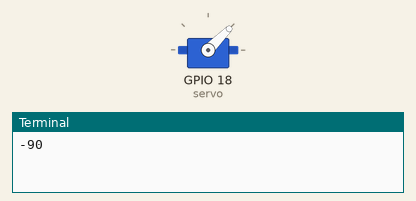
Recording of a program running on a simulated Raspberry Pi (BCM pin numbers). On the bench: servo, the last lines printed to the terminal. Servo angles are drawn from the pulse width (0.5 ms = 0°, 2.5 ms = 180°).

Above: at 0.05 s.
At 6.25 s:
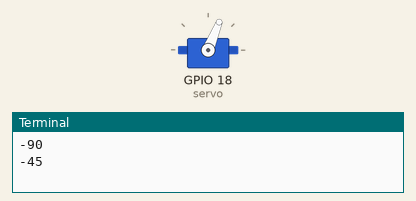
At 12.45 s:
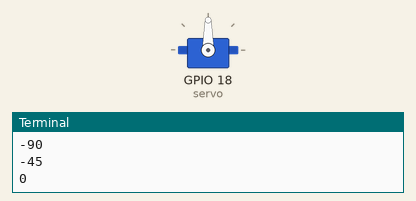
At 24.95 s:
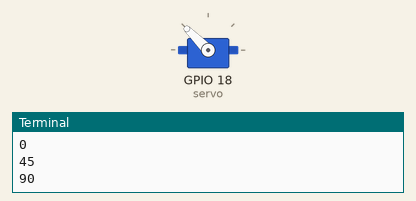
Timing chart, 0 to 32.5 s (numbered marks = the images above):
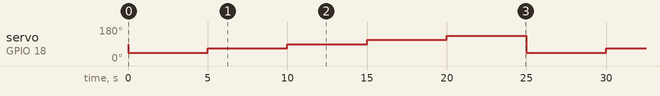

Measured:
- by itself, servo on GPIO 18 (servo): repeats every 25.0 s: 68° 5.0 s, 90° 5.0 s, 112° 5.0 s, 135° 5.0 s, 45° 5.0 s

The program:

angular_servo.py
```python
from gpiozero import AngularServo
from time import sleep

servo = AngularServo(18, min_angle=-90, max_angle=90)

while True:
    print('-90')
    servo.angle = -90
    sleep(5)
    print('-45')
    servo.angle = -45
    sleep(5)
    print('0')
    servo.angle = 0
    sleep(5)
    print('45')
    servo.angle = 45
    sleep(5)
    print('90')
    servo.angle = 90
    sleep(5)
```
